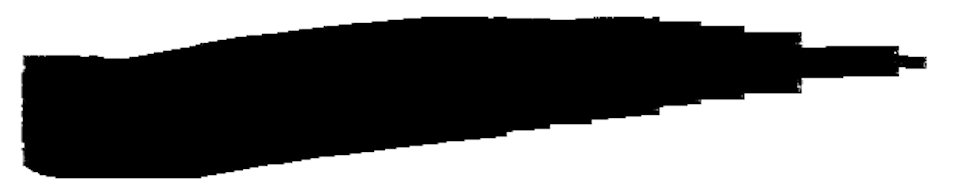
#> input picture kasure_analysis_test/論文用_PGraphics/ronbun_b.png, 954 x 196 px, found by its file name
$ python kasure_analysis_test2.py   (older library calls are emulated)
#> lines starting #> are read from the running program, lines starting #| are printed output that depends on the picture; after the words box and inside, x2 and y2 are one past the last pixel; in counts of white or black regions, pixels touching at a corner belong together
import cv2
import numpy as np
import matplotlib.pyplot as plt

# =========================
# 設定
# =========================
IMAGE_PATH = "ronbun_b.png"   # 入力画像. 同一フォルダ内におく必要がある
GRAD_THRESHOLD = 20              # 濃度勾配が強い = 掠れが発生していると判定する閾値
                                 # Sobelフィルタ後の勾配値は画像濃度(0-255)とフィルタサイズに依存????
SMALL_AREA_THRESH = 50           # 掠れによって線が分断された部分の最小ピクセル. 50以下の黒画像部分を掠れによる分断片とみなす


# =========================
# 画像読み込み
# =========================
img = cv2.imread(IMAGE_PATH)    # 画像を読み込んでimgに格納
#> img is the input picture: shape (196, 954, 3); min 0, max 255, mean 131.2
if img is None:
    raise FileNotFoundError("画像が読み込めません。パスを確認してください。")   # 画像が読み込めなかった時の処理

gray = cv2.cvtColor(img, cv2.COLOR_BGR2GRAY)    # グレースケール化した画像をgrayに格納

# ノイズ軽減（ガウシアンフィルタ）
# 周囲5×5画素を使って平滑化
gray_blur = cv2.GaussianBlur(gray, (5, 5), 0)
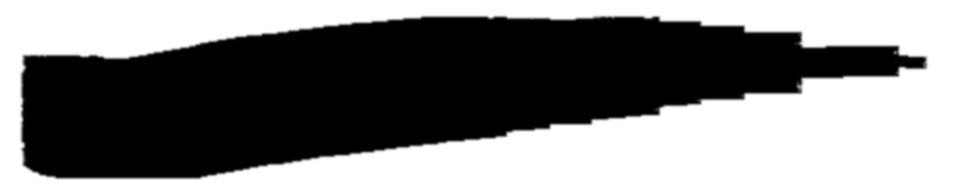
#> gray_blur: shape (196, 954); min 0, max 255, mean 131.2


# ============================================================
# 線が書かれている部分のみを抽出
# スクショを読み込んでいるのでUIなどが含まれてるかもだから
# 結果として, 薄れたり掠れたりしても「墨が存在した可能性がある領域」を推定
# ============================================================
binary = cv2.adaptiveThreshold(
    gray_blur,      # 入力画像（ノイズ除去後）
    255,            # 二値化後の輝度（255は白）
    cv2.ADAPTIVE_THRESH_GAUSSIAN_C,     # フィルタの種類：ガウシアンフィルタ
    cv2.THRESH_BINARY_INV,      # 二値化の種類（INVがつくと白黒反転）
    31,             # 閾値計算に使う近傍サイズ
    5               # 局所平均から引く定数
)
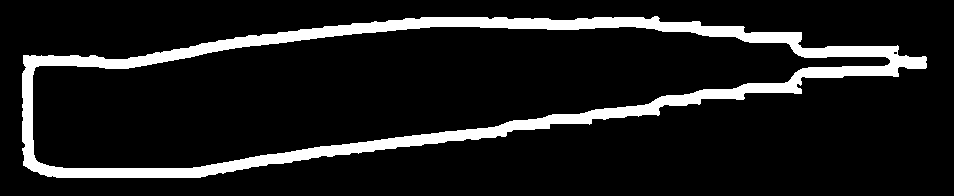
#> binary: shape (196, 954); 10.8% white; 1 white region, box (x1, y1, x2, y2) and area: (22, 16, 927, 178) 20279


# =========================
# 濃度勾配計算
# 濃度勾配 = (d/dx, d/dy)
# =========================
# Sobelフィルタ -> 微分と平滑化を同時に行う
# cv2.Sobel(入力画像, 浮動小数点, x方向に1階微分, 3×3のカーネル　　　　　　　　　　　　　　　　　　　　　　　　　　　　　　　　　　　　　　　　　　　　　　　　　　　　　　　　　　　　　　　　　　　　　　　　　　　　　　　　　　　　　　　　　　　　　　　　　　　　　　　　　　　　　　　　　　　　　　　　　　　　　　　　　　　　　　　　　　　　　　　　　　　　　　　　　　　　　　　　　　　　　　　　　　　　　　　　　　　　　　　　　　　　　　　　　　　　　　　　　　　　　　　　　　　　　　　　　　　　　　　　　　　　　　　　　　　　　　　　　　　　　　　　　　　　　　　　　　　　　　　　　　　　　　　　　　　　　　　　　　　　　　　　　　　　　　　　　　　　　　　　　　　　　　　　　　　　　　　　　　　　　　　　　　　　　　　　　　　　　　　　　　　　　　　　　　　　　　　　　　　　　　　　　　　　　　　　　　　　　　　　　　　　　　　　　　　　　　　　　　　　　　　　　　　　　　　　　　　　　　　　　　　　　　　　　　　　　　　　　　　　　　　　　　　　　　　　　　　　　　　　　　　　　　　　　　　　　　　　　　　　　　　　　　　　　　　　　　　　　　　　　　　　　　　　　　　　　　　　　　　　　　　　　　　　　　　　　　　　　　　　　　　　　　　　　　　　　　　　　　　　　　　　　　　　　　　　　　　　　　　　　　　　　　　　　　　　　　　　　　　　　　　　　　　　　　　　　　　　　　　　　　　　　　　　　　　　　　　　　　　　　　　　　　　　　　　　　　　　　　　　　　　　　　　　　　　　　　　　　　　　　　　　　　　　　　　　　　　　　　　　　　　　　　　　　　　　　　　　　　　　　　　　　　　　　　　　　　　　　　　　　　　　　　　　　　　　　　　　　　　　　　　　　　　　　　　　　　　　　　　　　　　　　　　　　　　　　　　　　　　　　　z)
grad_x = cv2.Sobel(gray_blur, cv2.CV_64F, 1, 0, ksize=3)
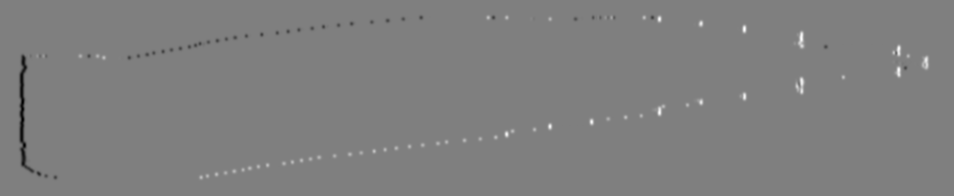
#> grad_x: shape (196, 954) float64; min -618, max 619, mean 0; drawn with min black and max white
grad_y = cv2.Sobel(gray_blur, cv2.CV_64F, 0, 1, ksize=3)
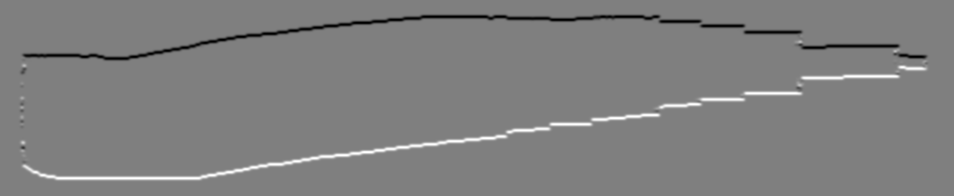
#> grad_y: shape (196, 954) float64; min -640, max 640, mean 0; drawn with min black and max white

# 掠れの方向, つまりプラマイは判定しなくて良い -> 大きさを求めている
grad_mag = np.sqrt(grad_x**2 + grad_y**2)
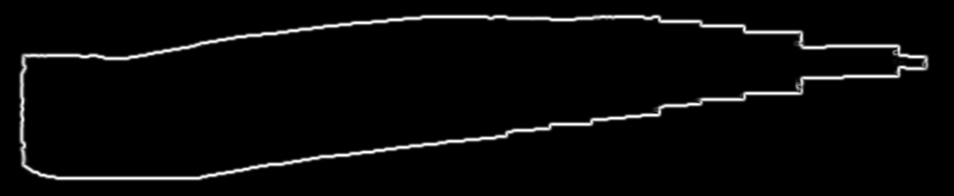
#> grad_mag: shape (196, 954) float64; min 0, max 640, mean 22.1; drawn with min black and max white

# 線領域のみを対象にする
grad_line = grad_mag[binary > 0]
# grad_inner = grad_mag[inner_mask > 0]


# =========================
# 掠れ指標の算出
# =========================
mean_grad = np.mean(grad_line)  # 平均勾配. 線全体としてどれくらい濃度にばらつきがあるか.
#> mean_grad = 94.09
std_grad  = np.std(grad_line)   # 標準偏差. この値が大きいほど掠れが点在することになる.
#> std_grad = 177
p90_grad  = np.percentile(grad_line, 90)    # 掠れている強さが上位10%の部分
#> p90_grad = 448
high_grad_ratio = np.sum(grad_line > GRAD_THRESHOLD) / len(grad_line)   # どれくらいの割合が明確に掠れているかを判定
#> high_grad_ratio = 0.332


# 黒線の塊を検出 = 少しでも繋がっていたら塊と判定
num_labels, labels, stats, _ = cv2.connectedComponentsWithStats(binary)
#> num_labels = 2; stats = [[0, 0, 954, 196, 166705], [22, 16, 905, 162, 20279]]
small_components = np.sum(stats[1:, cv2.CC_STAT_AREA] < SMALL_AREA_THRESH)
#> small_components = 0


# 結果表示
print("==== 掠れ評価指標 ====")
print(f"平均勾配値            : {mean_grad:.2f}")
#| 平均勾配値            : 94.09
print(f"勾配標準偏差          : {std_grad:.2f}")
#| 勾配標準偏差          : 176.97
print(f"上位10%勾配値 : {p90_grad:.2f}")
#| 上位10%勾配値 : 448.00
print(f"高勾配画素率          : {high_grad_ratio:.3f}")
#| 高勾配画素率          : 0.332
print(f"連結成分数          : {small_components}")
#| 連結成分数          : 0


# =========================
# 表示
# =========================
plt.figure(figsize=(15, 8))

# 元画像
plt.subplot(2, 3, 1)
plt.title("Original")
plt.imshow(cv2.cvtColor(img, cv2.COLOR_BGR2RGB))
plt.axis("off")

# グレースケール
plt.subplot(2, 3, 2)
plt.title("Grayscale")
plt.imshow(gray, cmap="gray")
plt.axis("off")

# 二値画像
plt.subplot(2, 3, 3)
plt.title("Binary (Stroke Mask)")
plt.imshow(binary, cmap="gray")
plt.axis("off")

# 勾配強度
plt.subplot(2, 3, 4)
plt.title("Gradient Magnitude")
plt.imshow(grad_mag, cmap="inferno")
plt.colorbar(fraction=0.046)
plt.axis("off")

# 勾配（線領域のみ）
masked_grad = np.zeros_like(grad_mag)
masked_grad[binary > 0] = grad_mag[binary > 0]
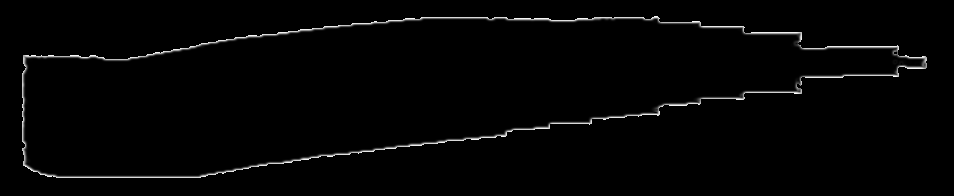
#> masked_grad: shape (196, 954) float64; min 0, max 640, mean 10.2; drawn with min black and max white

plt.subplot(2, 3, 5)
plt.title("Gradient on Stroke")
plt.imshow(masked_grad, cmap="inferno")
plt.axis("off")

# 勾配ヒストグラム
plt.subplot(2, 3, 6)
plt.title("Gradient Histogram (Stroke)")
plt.hist(grad_line, bins=50)
plt.xlabel("Gradient Magnitude")
plt.ylabel("Frequency")

plt.tight_layout()
plt.show()
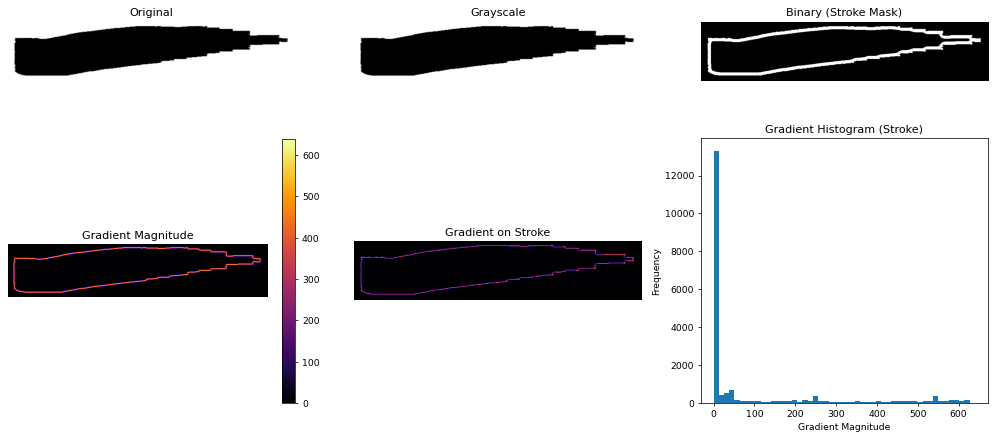
#> figure drawn by matplotlib, 7 panels; panel 7: tallest bar 13292 high, from x = -8.88e-16 to 12.8

$ run again, with kasure_analysis_test/論文用_PGraphics/ronbun_a.png copied over kasure_analysis_test/論文用_PGraphics/ronbun_b.png
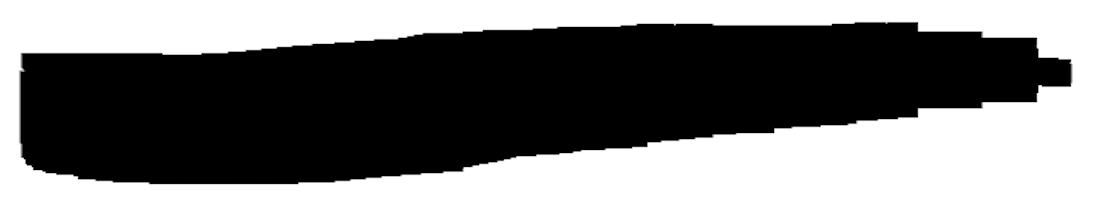
#> input picture kasure_analysis_test/論文用_PGraphics/ronbun_a.png, 1108 x 200 px, found by its file name
#> img is the input picture: shape (200, 1108, 3); min 0, max 255, mean 117.3
#> `binary = cv2.adaptiveThreshold( gray_blur,`:
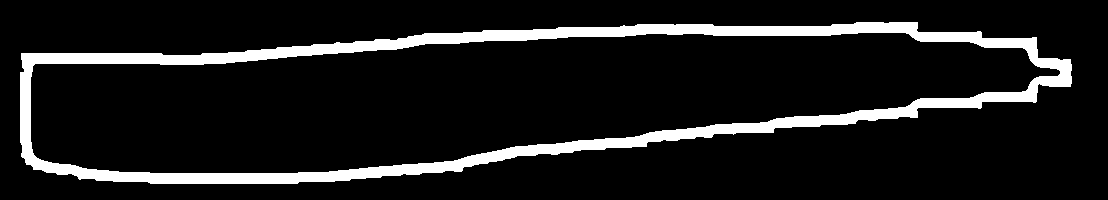
#> binary: shape (200, 1108); 10.7% white; 1 white region, box (x1, y1, x2, y2) and area: (20, 22, 1072, 184) 23648
#> mean_grad = 92.8
#> std_grad = 178.8
#> p90_grad = 448
#> high_grad_ratio = 0.319
#> num_labels = 2; stats = [[0, 0, 1108, 200, 197952], [20, 22, 1052, 162, 23648]]
#> small_components = 0
#| 平均勾配値            : 92.80
#| 勾配標準偏差          : 178.78
#| 上位10%勾配値 : 448.00
#| 高勾配画素率          : 0.319
#| 連結成分数          : 0
#> `masked_grad[binary > 0] = grad_mag[binary > 0]`:
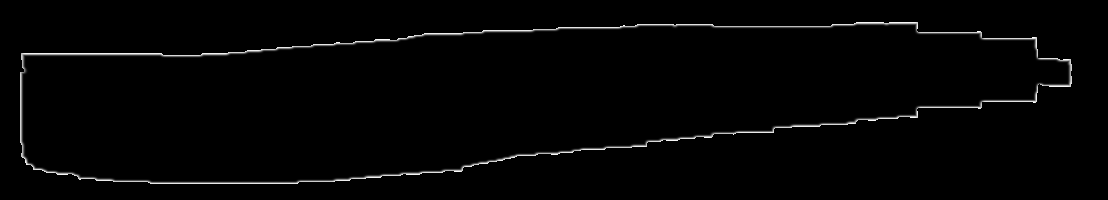
#> masked_grad: shape (200, 1108) float64; min 0, max 640, mean 9.9; drawn with min black and max white

$ run again, with kasure_analysis_test/論文用_PGraphics/ronbun_c.png copied over kasure_analysis_test/論文用_PGraphics/ronbun_b.png
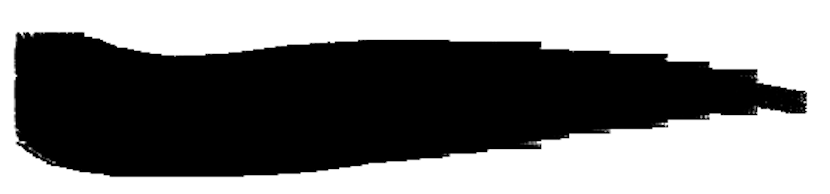
#> input picture kasure_analysis_test/論文用_PGraphics/ronbun_c.png, 830 x 194 px, found by its file name
#> img is the input picture: shape (194, 830, 3); min 0, max 255, mean 127.8
#> `binary = cv2.adaptiveThreshold( gray_blur,`:
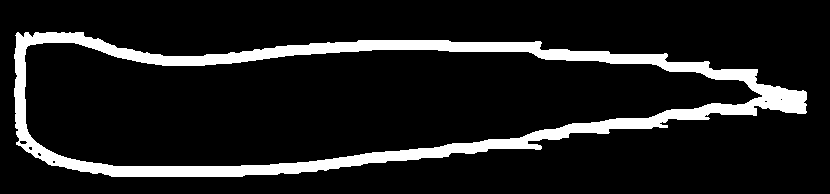
#> binary: shape (194, 830); 11.4% white; 1 white region, box (x1, y1, x2, y2) and area: (14, 32, 807, 177) 18403
#> grad_line = 18403 values, max 640 at index 6639, min 0 at index 250, mean 97.03
#> mean_grad = 97.03
#> std_grad = 176.6
#> p90_grad = 439
#> high_grad_ratio = 0.362
#> num_labels = 2; stats = [[0, 0, 830, 194, 142617], [14, 32, 793, 145, 18403]]
#> small_components = 0
#| 平均勾配値            : 97.03
#| 勾配標準偏差          : 176.63
#| 上位10%勾配値 : 439.00
#| 高勾配画素率          : 0.362
#| 連結成分数          : 0
#> `masked_grad[binary > 0] = grad_mag[binary > 0]`:
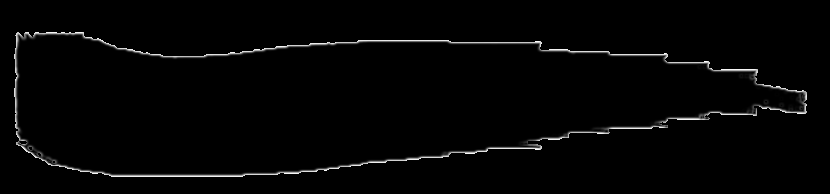
#> masked_grad: shape (194, 830) float64; min 0, max 640, mean 11.1; drawn with min black and max white
